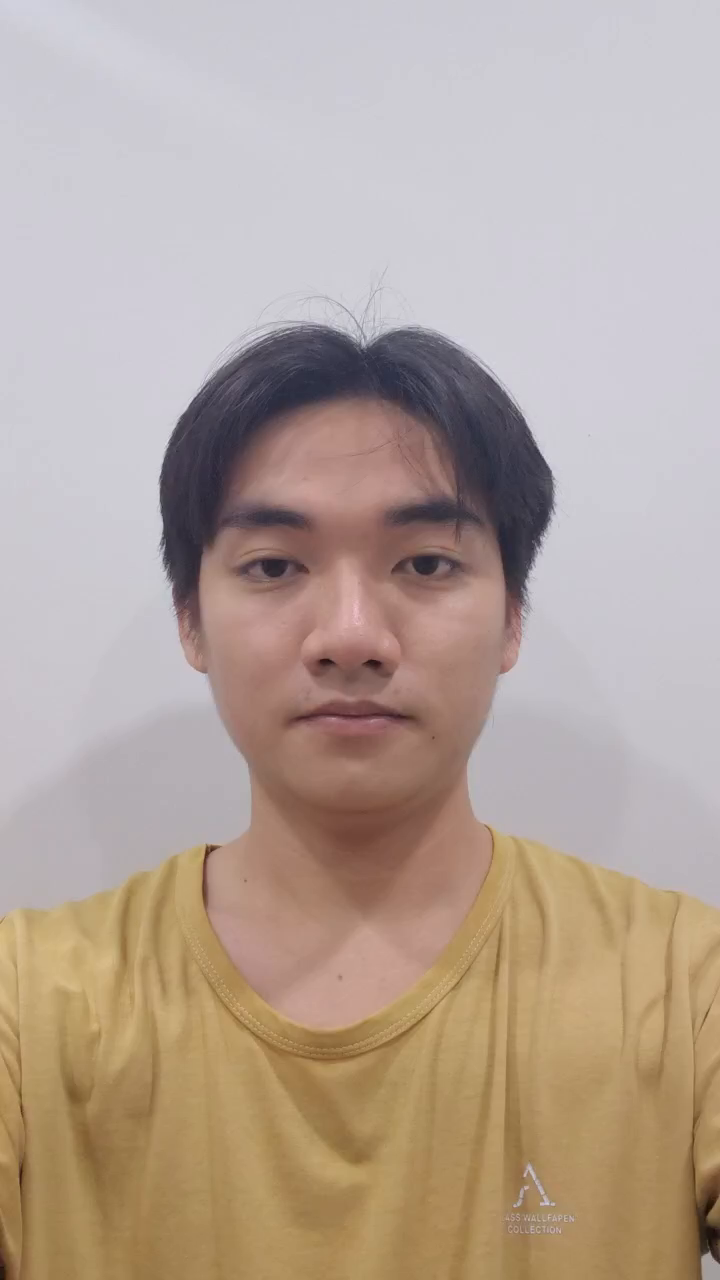
#> input picture frame 0 of video/ctt.mp4, 720 x 1280 px
$ jupyter execute main.ipynb
#> lines starting #> are read from the running program, lines starting #| are printed output that depends on the picture
### 1. Import thư viện

[cell 1]
import cv2
import os
import glob
import random
import numpy as np
from random import shuffle
from tqdm import tqdm
from sklearn.model_selection import train_test_split
import tensorflow as tf
from tensorflow.keras.models import Sequential
from tensorflow.keras.layers import Conv2D, MaxPooling2D, Dense, Dropout, Flatten

### 2.Trích xuất và xử lý khuôn mặt từ video

##### Hàm extract_frames_from_video
Hàm này trích xuất các khung hình từ video, phát hiện khuôn mặt bằng haarcascade_frontalface_default.xml, và lưu ảnh khuôn mặt đã cắt vào thư mục đầu ra.

[cell 2]
def extract_frames_from_video(video_path, output_dir, num_frames=200):
    # Tạo thư mục lưu khung hình nếu chưa tồn tại
#> called with video_path = 'video/ctt.mp4', output_dir = 'training_data/ctt', num_frames = 200
    if not os.path.exists(output_dir):
        os.makedirs(output_dir)

    # Load bộ phân loại khuôn mặt từ file XML
    face_classifier = cv2.CascadeClassifier("haarcascade_frontalface_default.xml")

    # Hàm cắt khuôn mặt từ ảnh
    def face_cropped(img):
        gray = cv2.cvtColor(img, cv2.COLOR_BGR2GRAY)
        faces = face_classifier.detectMultiScale(gray, 1.3, 5)

        if len(faces) == 0:
            return None
        for (x, y, w, h) in faces:
            cropped_face = img[y:y+h, x:x+w]
            return cropped_face

    vidcap = cv2.VideoCapture(video_path)
    if not vidcap.isOpened():
        print(f"Không thể mở video: {video_path}")
        return

    # Đếm tổng số khung hình trong video
    total_frames = int(vidcap.get(cv2.CAP_PROP_FRAME_COUNT))
    if total_frames == 0:
        print(f"Video {video_path} không có khung hình nào.")
        vidcap.release()
        return

    # Tính bước nhảy (step) để lấy đều num_frames khung hình
    step = max(1, total_frames // num_frames)  # Đảm bảo step ít nhất là 1
    frame_indices = [i * step for i in range(num_frames) if i * step < total_frames]

    # Tạo các chỉ mục ngẫu nhiên
    random_indices = random.sample(range(200), len(frame_indices))

    # Trích xuất, cắt khuôn mặt và lưu
    count = 0
    for idx, random_idx in zip(frame_indices, random_indices):
        # Đặt con trỏ video đến khung hình cần lấy
        vidcap.set(cv2.CAP_PROP_POS_FRAMES, idx)
        success, image = vidcap.read()
        if not success:
            print(f"Không thể đọc khung hình {idx} từ video {video_path}")
            continue

        # Xoay ảnh nếu cần
        image = cv2.rotate(image, cv2.ROTATE_90_COUNTERCLOCKWISE)

        # Cắt khuôn mặt
        cropped_face = face_cropped(image)
        if cropped_face is not None:
            # Resize khuôn mặt về kích thước cố định
            face = cv2.resize(cropped_face, (200, 200))
            # Chuyển sang grayscale
            face = cv2.cvtColor(face, cv2.COLOR_BGR2GRAY)

            # Lưu khuôn mặt với chỉ mục ngẫu nhiên
            frame_path = os.path.join(output_dir, f"face_{random_idx}.jpg")
            cv2.imwrite(frame_path, face)
            count += 1
#> this loop made 31 passes
#> faces in face_cropped on passes 10, 13: [[384, 307, 166, 166]], [[394, 347, 145, 145]]
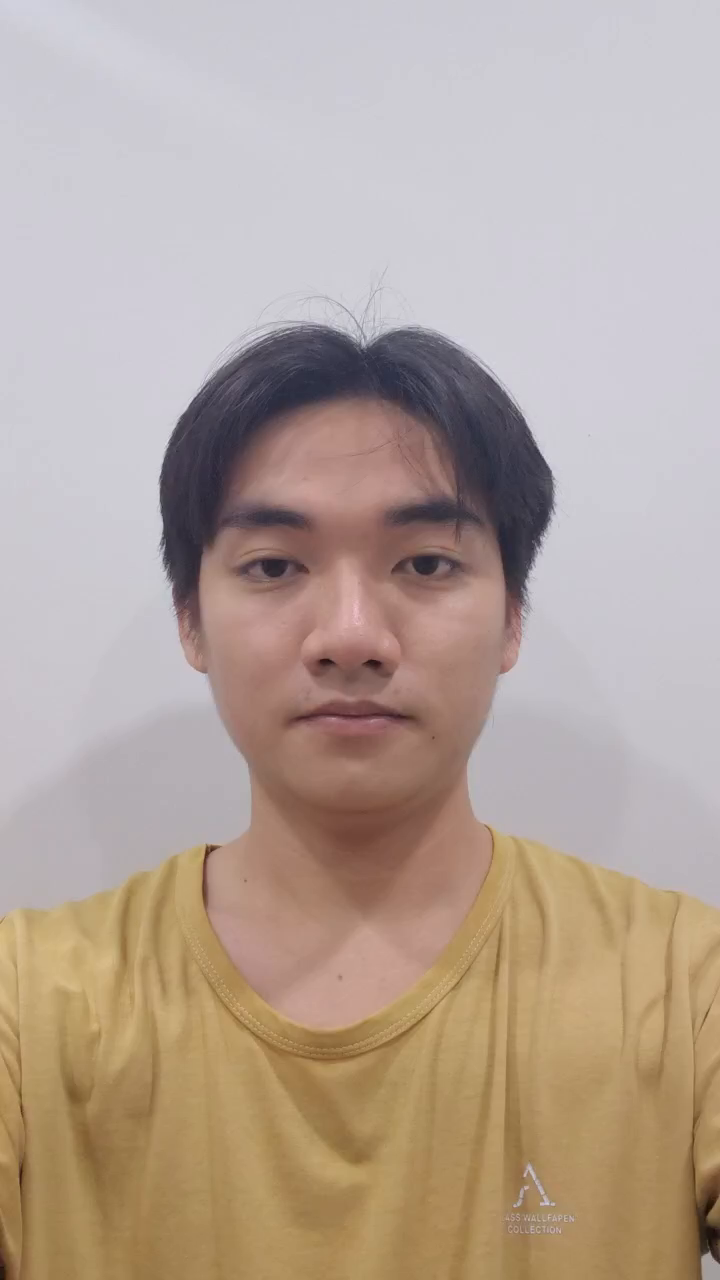
#> input picture frame 0 of video/ctt.mp4, 720 x 1280 px
#> pass 1, in extract_frames_from_video, `image = cv2.rotate(image, cv2.ROTATE_90_COUNTERCLOCKWISE)`:
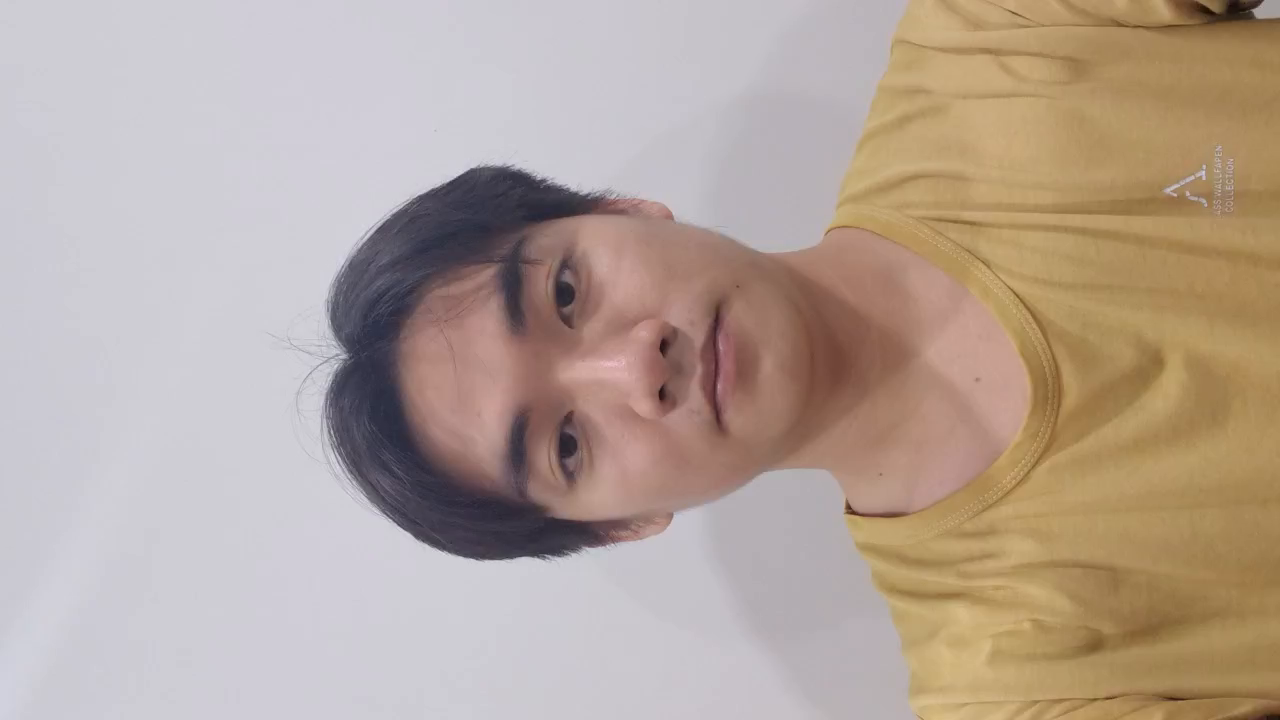
#> image: shape (720, 1280, 3); mean B, G, R 153.2, 164, 180.4
#> pass 1, in face_cropped, `gray = cv2.cvtColor(img, cv2.COLOR_BGR2GRAY)`:
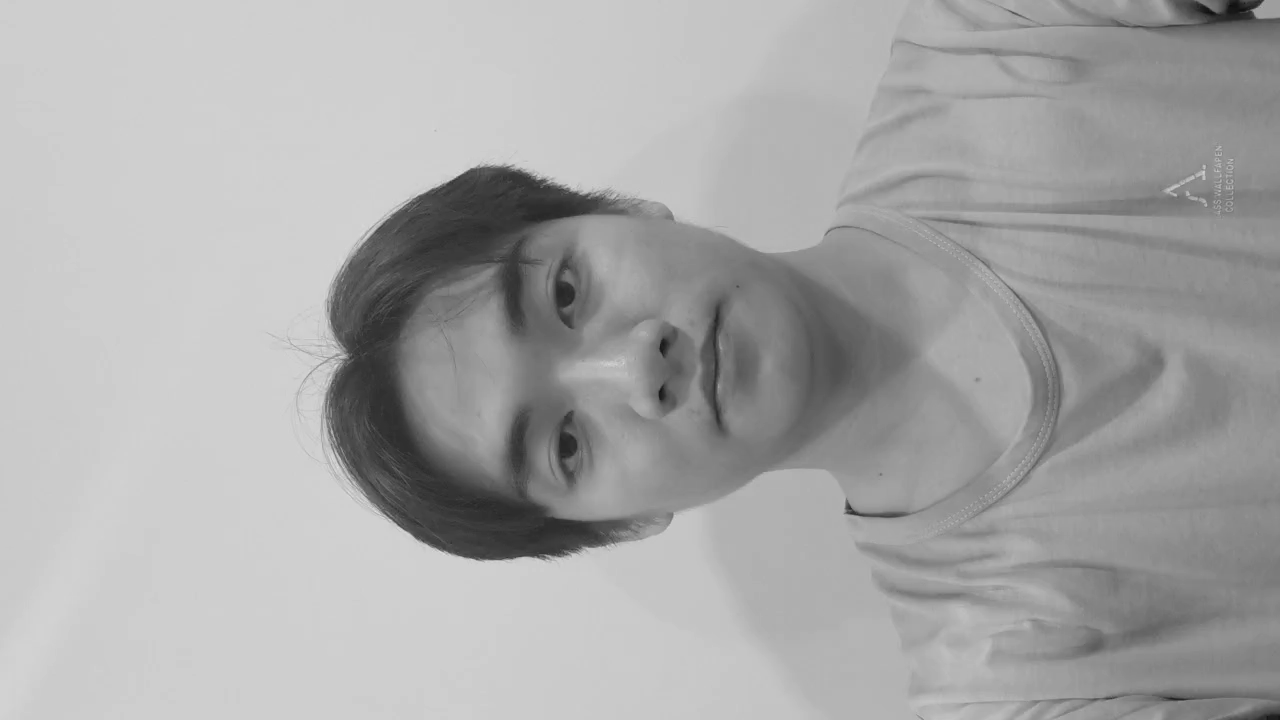
#> gray: shape (720, 1280); min 13, max 224, mean 167.7
#> after the loop:
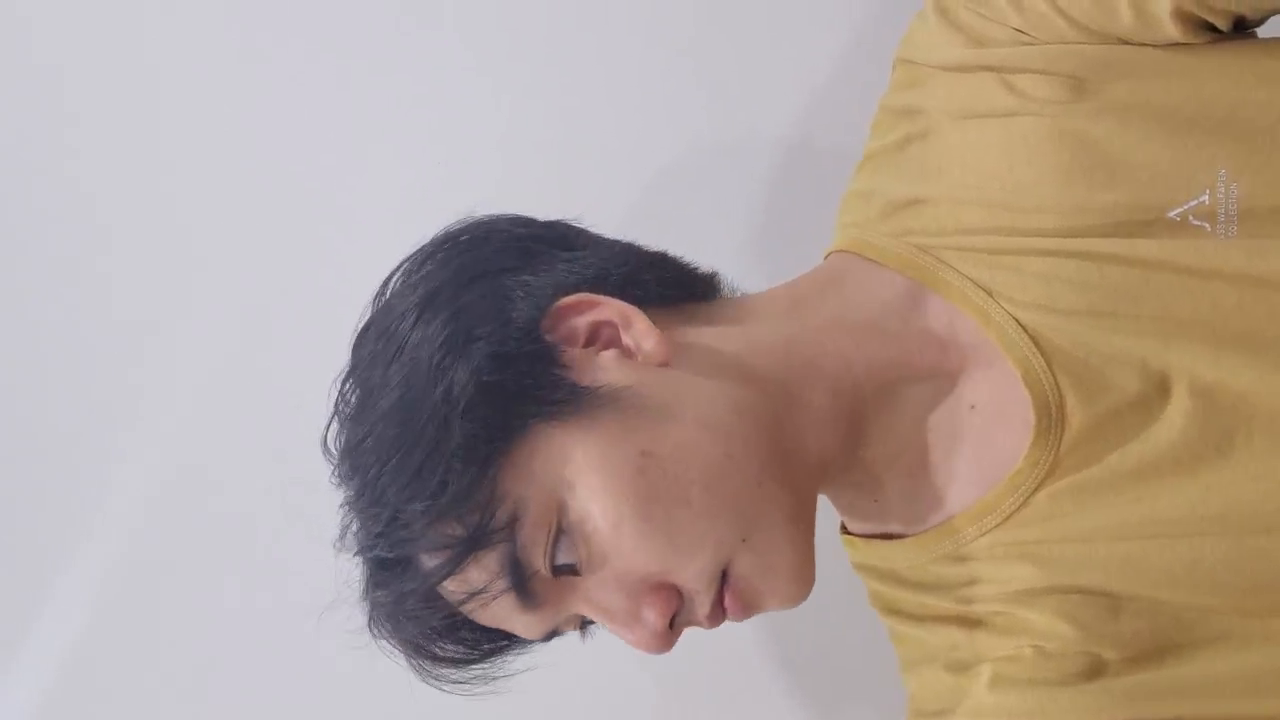
#> image: shape (720, 1280, 3); mean B, G, R 148.4, 158.7, 175.4
#> after the loop, count = 2

    # Giải phóng video
    vidcap.release()
    print(f"Đã trích xuất và lưu {count} khuôn mặt từ video {video_path} vào {output_dir}")
